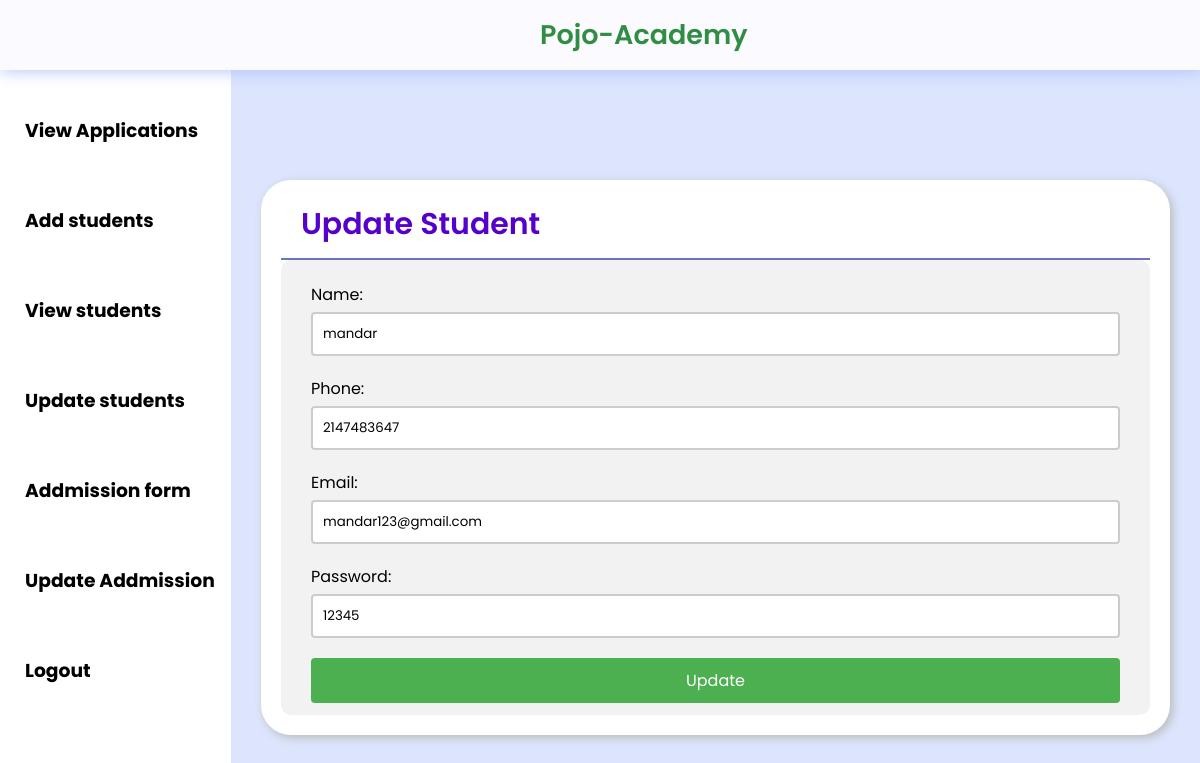
Page /admin/update_student.php?student_id=26 (signed in) on the committed database.
### tables this page shows
CREATE TABLE `user` (
  `id` int(11) NOT NULL,
  `username` varchar(50) DEFAULT NULL,
  `phone` int(30) DEFAULT NULL,
  `email` varchar(50) DEFAULT NULL,
  `usertype` varchar(50) DEFAULT NULL,
  `password` varchar(50) DEFAULT NULL
);

### admin/update_student.php (the view, shortened to what this page needs)
<?php
$host = "localhost";
$user = "root";
$password = "";
$db = "schoolproject";
$data = mysqli_connect($host, $user, $password, $db);
$id = $_GET['student_id'];
$sql = "SELECT * FROM user WHERE id='$id' ";
$result = mysqli_query($data, $sql);
$info = $result->fetch_assoc();
?>
<!DOCTYPE html>
<html lang="en">
<head>
    <link rel="stylesheet" href="./admin_css/Add_Student.css">
</head>
<body>
    <?php
    include 'sidebar_admin.php';
    ?>
    <div class="main">
        <div class="report-container">
            <div class="report-header">
                <h1 class="recent-Articles">Update Student</h1>
            </div>
            <form action="#" method="POST" autocomplete="off">
                <label for="name">Name:</label>
                <input type="text" id="name" name="username" value="<?php echo "{$info['username']}"; ?>"
                    placeholder="Name. e.g. Tony Stark" required>
                <label for="phone">Phone:</label>
                <input type="tel" id="phone" name="phone" value="<?php echo "{$info['phone']}"; ?>"
                    placeholder="Phone no. e.g. 9345124563" required>
                <label for="email">Email:</label>
                <input type="email" id="email" name="email" value="<?php echo "{$info['email']}"; ?>"
                    placeholder="Email. e.g. tonyStark@ironman.com" required>
                <label for="password">Password:</label>
                <input type="text" id="password" name="password" value="<?php echo "{$info['password']}"; ?>"
                    placeholder="Password e.g. tony#123@" required>
                <button type="submit" value="update" name="update">Update</button>
            </form>
        </div>
    </div>
</body>
</html>

### admin/admin_css/Add_Student.css (style rules this page uses)
form { margin: 0 auto; display: flex; flex-direction: column; background-color: #f2f2f2; padding: 12px 30px; border-radius: 10px; }
label { margin-top: 10px; margin-bottom: 5px; }
input[type="text"], input[type="email"], input[type="tel"], input[type="password"] { padding: 10px; border: 2px solid #ccc; border-radius: 4px; width: 100%; margin-bottom: 10px; }
button[type="submit"] { background-color: #4CAF50; color: white; padding: 10px; border: none; border-radius: 4px; cursor: pointer; font-size: 16px; margin-top: 10px; }

### Styles/Admin.css (style rules this page uses)
* { margin: 0; padding: 0; box-sizing: border-box; font-family: "Poppins", sans-serif; }
:root { --background-color1: #fafaff; --background-color2: #ffffff; --background-color3: #ededed; --background-color4: #cad7fda4; --primary-color: #4b49ac; --secondary-color: #0c007d; --Border-color: #3f0097; --one-use-color: #3f0097; --two-use-color: #5500cb; }
body { background-color: var(--background-color4); max-width: 100%; overflow-x: hidden; }
.main { height: calc(100vh - 70px); width: 87vw; overflow-y: scroll; overflow-x: hidden; padding: 40px 30px 30px 30px; }
.report-container { min-height: 300px; max-width: 1200px; margin: 70px auto 0px auto; background-color: #ffffff; border-radius: 30px; box-shadow: 3px 3px 10px rgb(188, 188, 188); padding: 0px 20px 20px 20px; }
.report-header { height: 80px; width: 100%; display: flex; align-items: center; justify-content: space-between; padding: 20px 20px 10px 20px; border-bottom: 2px solid rgba(0, 20, 151, 0.59); }
.recent-Articles { font-size: 30px; font-weight: 600; color: #5500cb; }

### rows in the picture
user: username "mandar", phone "2147483647", email "mandar123@gmail.com", password "12345"
